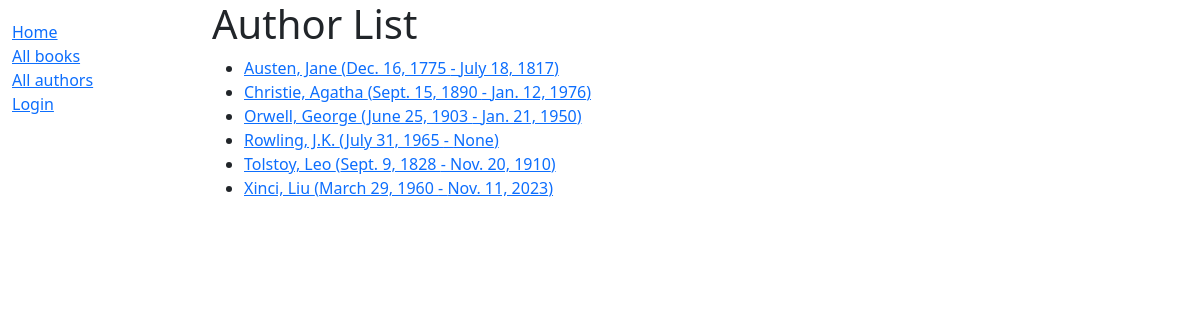
Screenshot of /catalog/authors/ with the database file from the repository.
### catalog/models.py (models this page shows)
class Author(models.Model):
    first_name = models.CharField(max_length=100)
    last_name = models.CharField(max_length=100)
    date_of_birth = models.DateField(null=True, blank=True)
    date_of_death = models.DateField('Died', null=True, blank=True)
    class Meta:
        ordering = ['last_name', 'first_name']
    def get_absolute_url(self):
        return reverse('author-detail', args=[str(self.id)])
    def __str__(self):
        return f'{self.last_name}, {self.first_name}'

### catalog/views.py (the view)
# urls.py: path('authors/', views.AuthorListView.as_view(), name='authors'),
class AuthorListView(generic.ListView):
    model = Author
    paginate_by = 10

### catalog/templates/catalog/author_list.html
{% extends "base_generic.html" %}
{% block content %}
  <h1>Author List</h1>
  {% if author_list %}
    <ul>
      {% for author in author_list %}
      <li>
        <a href="{{ author.get_absolute_url }}">{{ author }} ({{ author.date_of_birth }} - {{ author.date_of_death }})</a>
      </li>
      {% endfor %}
    </ul>
  {% else %}
    <p>There are no authors in the library.</p>
  {% endif %}
{% endblock %}

### rows the page displays
Author: last_name+first_name "Austen, Jane", date_of_birth "Dec. 16, 1775", date_of_death "July 18, 1817"
Author: last_name+first_name "Christie, Agatha", date_of_birth "Sept. 15, 1890", date_of_death "Jan. 12, 1976"
Author: last_name+first_name "Orwell, George", date_of_birth "June 25, 1903", date_of_death "Jan. 21, 1950"
Author: last_name+first_name "Rowling, J.K.", date_of_birth "July 31, 1965", date_of_death "None"
Author: last_name+first_name "Tolstoy, Leo", date_of_birth "Sept. 9, 1828", date_of_death "Nov. 20, 1910"
Author: last_name+first_name "Xinci, Liu", date_of_birth "March 29, 1960", date_of_death "Nov. 11, 2023"
